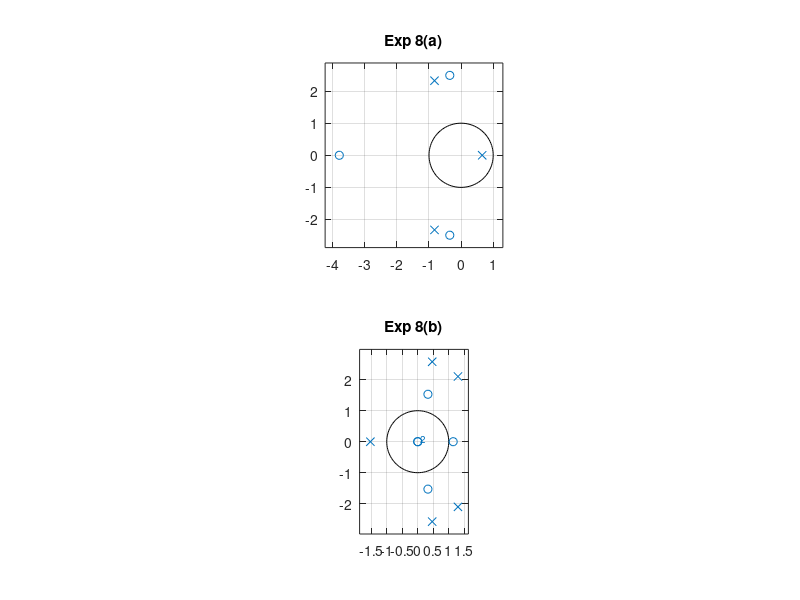

The MATLAB script that drew this image:
clc;
clear all;
close all;

b=[2 9 18 48];
a=[3 3 15 -12];
subplot(2,1,1);
zplane(b,a);
title('Exp 8(a)');

b1=[5 -9 16 -14];
a1=[1 -2 10 0 6 64];
subplot(2,1,2);
zplane(b1,a1);
title('Exp 8(b)');